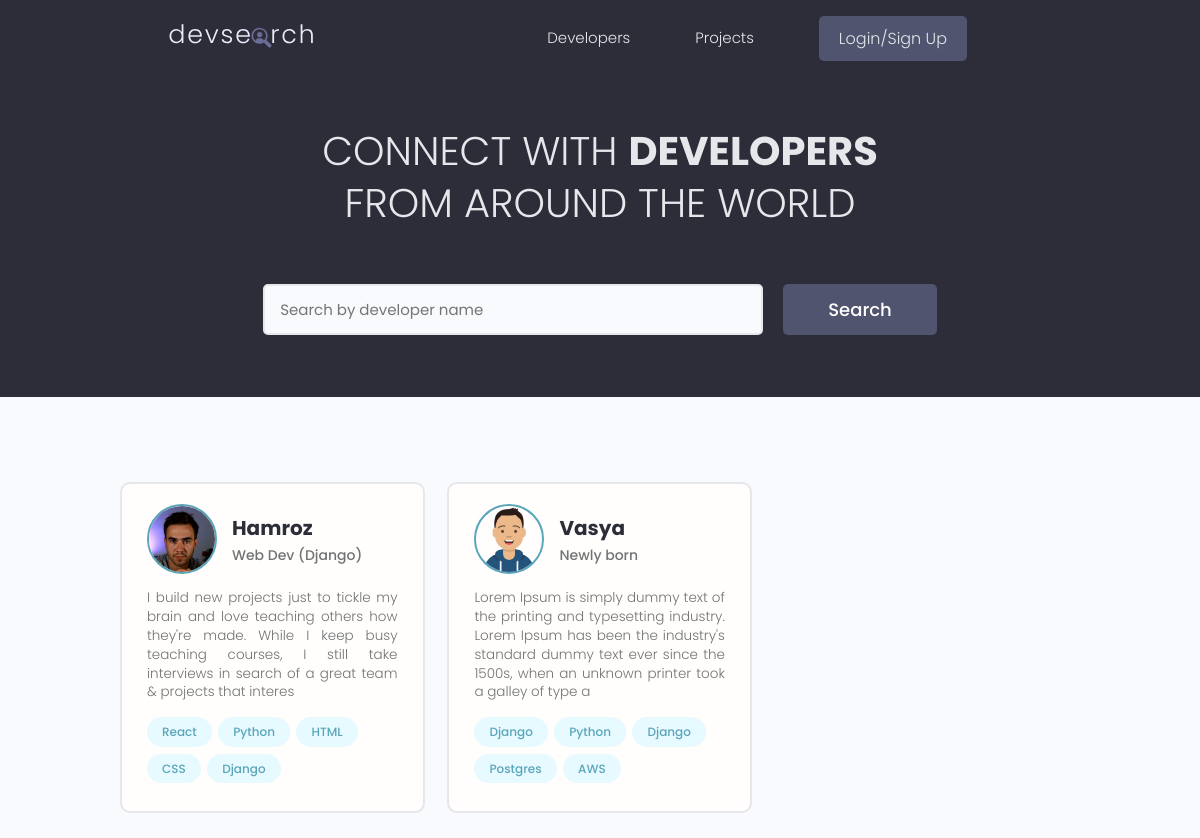
/, run on an earlier commit of the app's database.
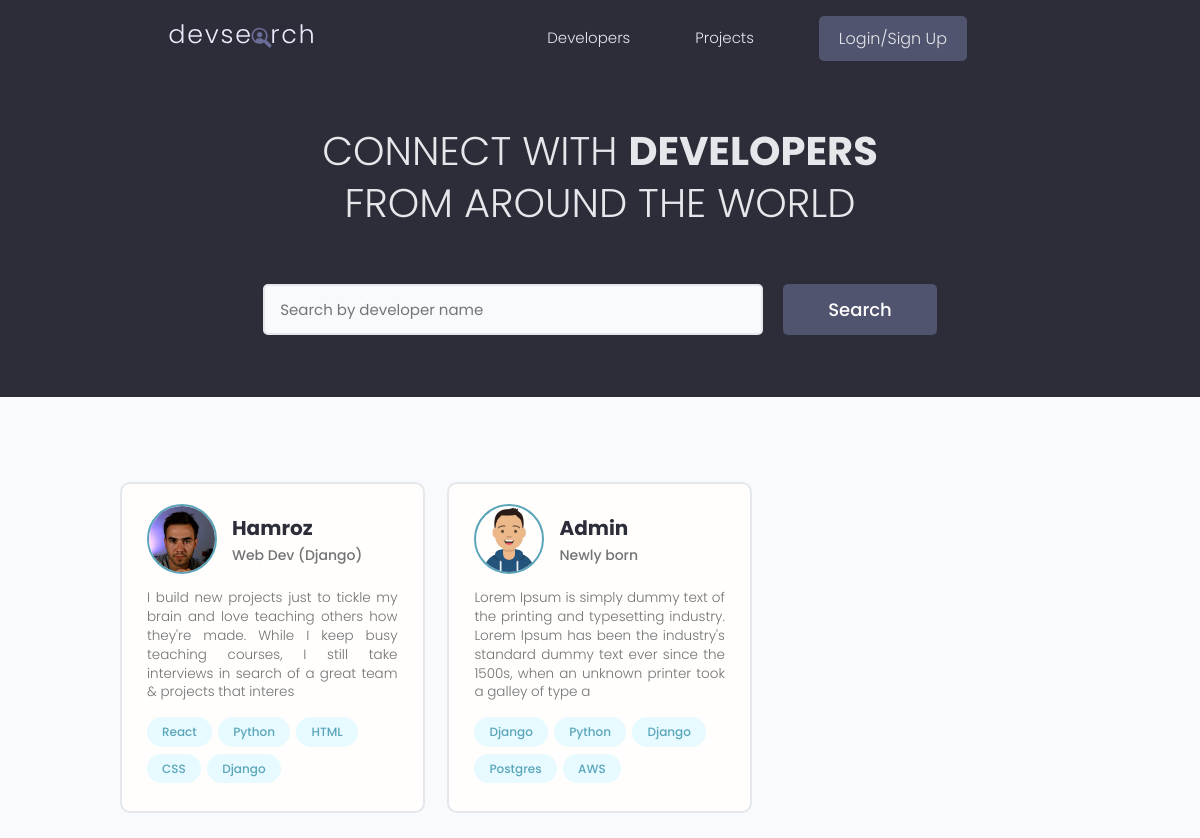
And on a later commit of the database.
### users/models.py (models this page shows, shortened)
class Profile(models.Model):
    user = models.OneToOneField(User, on_delete=models.CASCADE, blank=True, null=True)
    name = models.CharField(max_length=200, blank=True, null=True)
    email = models.EmailField(max_length=500, blank=True, null=True)
    username = models.CharField(max_length=200, blank=True, null=True)
    location = models.CharField(max_length=200, blank=True, null=True)
    short_intro = models.CharField(max_length=200, blank=True, null=True)
    bio = models.TextField(blank=True, null=True)
    profile_image = models.ImageField(
        blank=True,
        null=True,
        upload_to="profiles/",
        default="profiles/user-default.png",
    )
    social_github = models.CharField(max_length=200, blank=True, null=True)
    social_twitter = models.CharField(max_length=200, blank=True, null=True)
    social_linkedin = models.CharField(max_length=200, blank=True, null=True)
    social_youtube = models.CharField(max_length=200, blank=True, null=True)
    social_website = models.CharField(max_length=200, blank=True, null=True)
    created = models.DateTimeField(auto_now_add=True)
    id = models.UUIDField(
        default=uuid.uuid4, unique=True, primary_key=True, editable=False
    )

### users/views.py (the view)
# urls.py: path("", views.profiles, name="profiles"),
def profiles(request):
    profiles, search_query = searchProfiles(request)
    custom_range, profiles = paginateProfiles(request, profiles, 3)
    context = {
        "profiles": profiles,
        "search_query": search_query,
        "custom_range": custom_range,
    }
    return render(request, "users/profiles.html", context)

### users/models.py (called while the page is built)
    def __str__(self):
        return str(self.name)

### users/utils.py (called while the page is built)
def paginateProfiles(request, profiles, results):
    page = request.GET.get("page")
    paginator = Paginator(profiles, results)
    try:
        profiles = paginator.page(page)
    except PageNotAnInteger:
        page = 1
        profiles = paginator.page(page)
    except EmptyPage:
        page = paginator.num_pages
        profiles = paginator.page(page)
    leftIndex = int(page) - 4
    if leftIndex < 1:
        leftIndex = 1
    rightIndex = int(page) + 5
    if rightIndex > paginator.num_pages:
        rightIndex = paginator.num_pages + 1
    custom_range = range(leftIndex, rightIndex)
    return custom_range, profiles

def searchProfiles(request):
    search_query = ""
    if request.GET.get("search_query"):
        search_query = request.GET.get("search_query")
    skills = Skill.objects.filter(name__icontains=search_query)
    profiles = Profile.objects.distinct().filter(
        Q(name__icontains=search_query)
        | Q(short_intro__icontains=search_query)
        | Q(skill__in=skills)
    )
    return profiles, search_query

### users/templates/users/profiles.html (shortened to what this page needs)
{% extends 'main.html'%}
{% block content %}
<main class="home">
    <section class="hero-section text-center">
        <div class="container container--narrow">
            <div class="hero-section__box">
                <h2>CONNECT WITH <span>DEVELOPERS</span></h2>
                <h2>FROM AROUND THE WORLD</h2>
            </div>
            <div class="hero-section__search">
                <form class="form" action="{% url 'profiles' %}" method="get">
                    <div class="form__field">
                        <input class="input input--text" id="formInput#search" type="text" name="search_query"
                            value="{{search_query}}" placeholder="Search by developer name" />
                    </div>
                    <input class="btn btn--sub btn--lg" type="submit" value="Search" />
                </form>
            </div>
        </div>
    </section>
    <section class="devlist">
        <div class="container">
            <div class="grid grid--three">
                {% for profile in profiles %}
                <div class="column card">
                    <div class="dev">
                        <a href="{% url 'user-profile' profile.id %}" class="card__body">
                            <div class="dev__profile">
                                <img class="avatar avatar--md" src="{{ profile.profile_image.url }}" alt="image" />
                                <div class="dev__meta">
                                    <h3>{{ profile.name }}</h3>
                                    <h5>{{ profile.short_intro|slice:"60" }}</h5>
                                </div>
                            </div>
                            <p class="dev__info">
                                {{ profile.bio|slice:"200" }}
                            </p>
                            <div class="dev__skills">
                                {% for skill in profile.skill_set.all|slice:"5" %}
                                <span class="tag tag--pill tag--main">
                                    <small>{{ skill }}</small>
                                </span>
                                {% endfor %}
                            </div>
                        </a>
                    </div>
                </div>
                {% endfor %}
            </div>
        </div>
    </section>
</main>
{% endblock content %}

What changed in the data, as far as the page shows it:
changed Profile "Newly born": name "Vasya" → "Admin"
